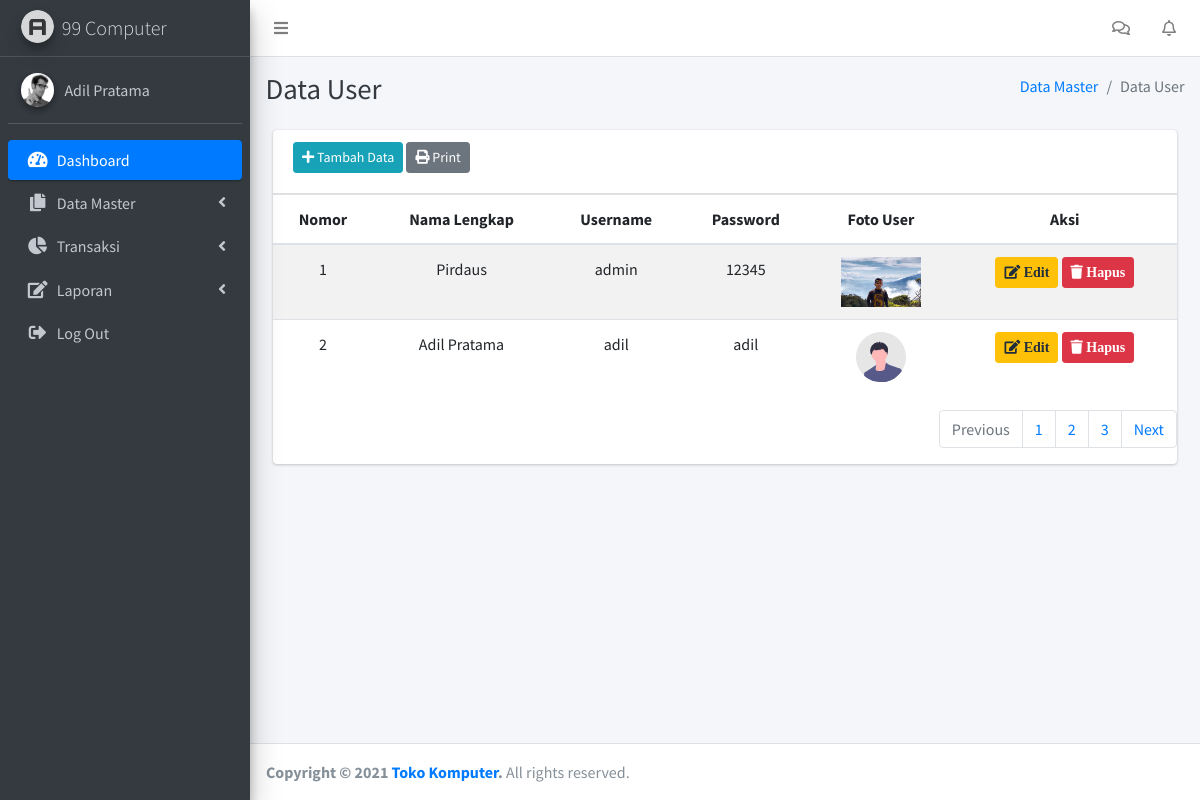
The page /admin/index.php?page=pages/user/index (signed in) on the database its author committed.
### tables this page shows
CREATE TABLE `tb_user` (
  `iduser` int(11) NOT NULL,
  `namauser` char(30) DEFAULT NULL,
  `username` varchar(30) DEFAULT NULL,
  `pasword` char(255) DEFAULT NULL,
  `fotouser` char(50) DEFAULT NULL
);

### admin/pages/user/index.php (the view, shortened to what this page needs)
<div class="content-header">
    <div class="container-fluid">
        <div class="row mb-2">
            <div class="col-sm-6">
                <h1 class="m-0 text-dark">Data User</h1>
            </div>
            <div class="col-sm-6">
                <ol class="breadcrumb float-sm-right">
                    <li class="breadcrumb-item"><a href="#">Data Master</a></li>
                    <li class="breadcrumb-item active">Data User</li>
                </ol>
            </div>
        </div>
    </div>
</div>
<section class="content">
    <div class="container-fluid">
        <section class="content">
            <div class="container-fluid">
                <div class="card">
                    <div class="card-header">
                        <button type="button" class="btn btn-info btn-sm mb-2" data-toggle="modal" data-target="#tambah"><i class="fa fa-plus"></i> Tambah Data</button>
                        <button type="button" class="btn btn-secondary btn-sm mb-2"> <i class="fas fa-print"></i> Print</button>
                    </div>
                    <table class="table table-striped table-hover" id="example1" bordered="10px">
                        <thead align="center">
                            <tr>
                                <th scope="col">Nomor</th>
                                <th scope="col">Nama Lengkap</th>
                                <th scope="col">Username</th>
                                <th scope="col">Password</th>
                                <th scope="col">Foto User</th>
                                <th scope="col">Aksi</th>
                            </tr>
                        </thead>
                        <tbody>
                            <?php
                            $no = 1;
                            $query_tampiluser = $koneksi->query("select * from tb_user ORDER BY iduser ASC");
                            while ($data = $query_tampiluser->fetch_assoc()) { ?>
                                <tr>
                                    <td align="center"> <?= $no++; ?> </td>
                                    <td align="center"> <?= $data["namauser"]; ?> </td>
                                    <td align="center"> <?= $data["username"]; ?> </td>
                                    <td align="center"> <?= $data["pasword"]; ?> </td>
                                    <td align="center"> <img src="asset/img/user/<?= $data["fotouser"]; ?>" alt="1.svg" width="80px" height="50px"> </td>
                                    <td align="center"">
                                        <a href=" ?page=pages/user/edit_user&idedit=<?= $data["iduser"] ?>" class="btn btn-warning btn-sm "><i class="fa fa-edit"> Edit</i></a>
                                        <a href="?page=pages/user/hapus_user&idhapus=<?= $data["iduser"] ?>" class="btn btn-danger btn-sm "><i class="fa fa-trash"> Hapus</i></a>
                                    </td>
                                </tr>
                            <?php
                            }
                            ?>
                        </tbody>
                    </table>
                    <nav aria-label="Page navigation example">
                        <ul class="pagination justify-content-end">
                            <li class="page-item disabled">
                                <a class="page-link" href="#" tabindex="-1" aria-disabled="true">Previous</a>
                            </li>
                            <li class="page-item"><a class="page-link" href="#">1</a></li>
                            <li class="page-item"><a class="page-link" href="#">2</a></li>
                            <li class="page-item"><a class="page-link" href="#">3</a></li>
                            <li class="page-item">
                                <a class="page-link" href="#">Next</a>
                            </li>
                        </ul>
                    </nav>
                </div>
            </div>
        </section>
    </div>
</section>

### rows shown on the page
tb_user: namauser "Pirdaus", username "admin", pasword "12345", fotouser (picture)
tb_user: namauser "Adil Pratama", username "adil", pasword "adil", fotouser (picture)

### other values the page prints
$_SESSION['admin']['namauser'] "Adil Pratama"
